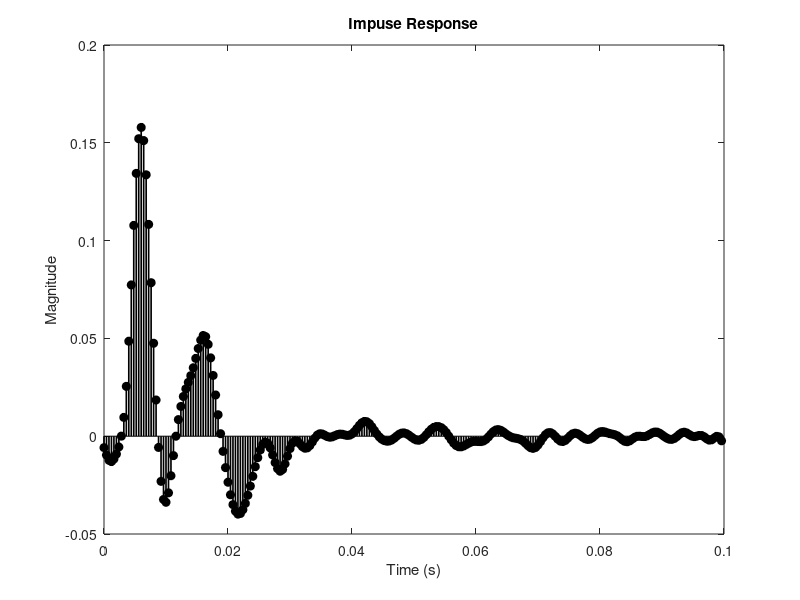

The MATLAB script that drew this image: (Note: this script raises an error after producing the figure.)
clear
clc

%%%%%%%%%%%%%%%%%%%%%%%%%%%%%%%%
% OBJECTIVE
%   ===> Generate reference FIR model from discrete frequency 
%            response data
% ALGORITHM
%   ===> Inverse Discrete Fourier Transform (iDFT)
%%%%%%%%%%%%%%%%%%%%%%%%%%%%%%%%
% Written by S. Guo (TUM), Oct. 2018
% Email: guo@tfd.mw.tum.de
% Version: MATLAB R2018b
%%%%%%%%%%%%%%%%%%%%%%%%%%%%%%%%

%% Load FTF data
Exp = load('./data/FTF_A.mat');
% Set impulse response model coefficient number
N = 250;    
Exp.phase = -Exp.phase;

%% Append the FTF data for conversion
%%%%%%%%%%%%%%%%%%%%%%%%%%%%%
% Frequency response data will be in 10Hz interval, with 250 FIR
% coefficients, FIR sampling interval will be 4e-4s
%%%%%%%%%%%%%%%%%%%%%%%%%%%%%

% 1-interpolate gain/phase (200-400 Hz) to ensure evenly distribution
Freq_interp = 200:10:400;
gain_app = interp1(Exp.Freq(21:end),Exp.gain(21:end),Freq_interp,'spline');
phase_app = interp1(Exp.Freq(21:end),Exp.phase(21:end),Freq_interp,'spline');
% 2-Append Freq/gain/phase (0-400 Hz)
Freq_list = [Exp.Freq(1:20);Freq_interp'];
gain_list = [Exp.gain(1:20);gain_app'];
phase_list = [Exp.phase(1:20);phase_app'];
% 3-Append Freq/gain/phase (400-1250 Hz)
gain_half = [gain_list;zeros(N/2-size(gain_list,1)+1,1)];  % For gain, add zero
phase_coeff = polyfit(Freq_interp,phase_app,1);           % For phase, linear extrapolation
phase_extrap = polyval(phase_coeff,410:10:1250);
phase_half = [phase_list;phase_extrap'];
% Generate conjugate
FTF_half = gain_half.*exp(1i*phase_half);
FTF_conj = conj(FTF_half);
FTF_full = [FTF_half;FTF_conj(end-1:-1:2)];

%% Convert back to FIR model
complex_vector = zeros(N,N);
for index_i = 1:N
    for index_j = 1:N
        complex_vector(index_i,index_j) = exp(1i*2*pi/N*(index_i-1)*(index_j-1));
    end
end
FIR_coeff = real(1/N*FTF_full.'*complex_vector);

%% Post-processing
% Impulse response
time = 0:4e-4:(N-1)*4e-4;    
figure(1)
stem(time,FIR_coeff,'k','filled','LineWidth',1.2,'MarkerSize',6)
xlabel('Time (s)')
ylabel('Magnitude')
title('Impuse Response')
h = gca;
h.FontSize = 14;

% Frequency response
Freq_evaluate = 0:10:400;
[gain, phase] = FTF_construct(FIR_coeff, 4e-4, Freq_evaluate');
figure(2)
subplot(2,1,1)
plot(Freq_evaluate,gain,'o','MarkerSize',8)
xlabel('Frequency (Hz)')
ylabel('Gain')
h = gca;
h.FontSize = 14;
subplot(2,1,2)
plot(Freq_evaluate,phase,'o','MarkerSize',8)
xlabel('Frequency (Hz)')
ylabel('Phase')
h = gca;
h.FontSize = 14;

% save './data/FIR_A.mat' FIR_coeff